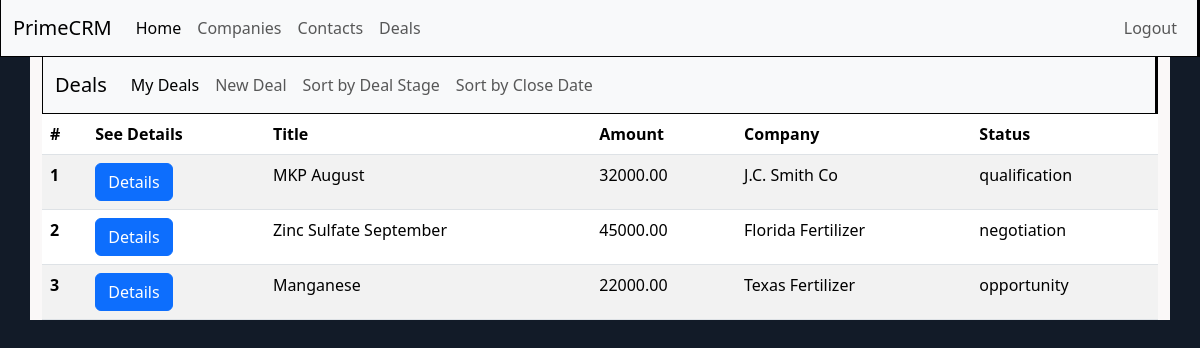
/crm/deals/ (signed in), run on the app's committed database.
### crm/models.py (models this page shows, shortened)
class Deal(models.Model):
    status_choices = [
        ('opportunity', '1-Opportunity'),
        ('qualification', '2-Qualification'),
        ('negotiation', '3-Negotiation'),
        ('closed', 'Closed (Won)'),
        ('Lost', 'Closed (Lost)'),
    ]
    title = models.CharField(max_length=200)
    expectedclosedate = models.DateField(auto_now=False, auto_now_add=False)
    amount = models.DecimalField(max_digits=20, decimal_places=2)
    company = models.ForeignKey(Company, on_delete=models.CASCADE)
    notes = models.TextField()
    status = models.CharField(max_length=20, choices=status_choices, default='opportunity')
    author = models.ForeignKey(User, on_delete=models.CASCADE, null=True, blank=True)

class Company(models.Model):
    name = models.CharField(max_length=100)
    industry = models.CharField(max_length=100, blank=True, null=True)
    phone = models.CharField(max_length=50, blank=True, null=True)
    notes = models.TextField()
    addressLineOne = models.CharField(max_length=100, blank=True, null=True)
    city = models.CharField(max_length=50, blank=True, null=True)
    stateProv = models.CharField(max_length=50, blank=True, null=True)
    zipcode = models.CharField(max_length=20, blank=True, null=True)
    author = models.ForeignKey(User, on_delete=models.CASCADE, null=True, blank=True)
    def __str__(self):
        return self.name

### crm/views.py (the view)
# urls.py: path("deals/", views.DealList.as_view(), name = "deal_list"),
class DealList(ListView):
    template_name = "crm/deallist.html"
    model = Deal
    def get_queryset(self):
        logged_user = self.request.user
        return Deal.objects.filter(author = logged_user)

### templates/crm/deallist.html (shortened to what this page needs)
{% extends 'base.html' %}
{% block content %}
{% include 'crm/dealnavbar.html' %}
<table class="table table-striped table-responsive">
  <thead>
    <tr>
      <th scope="col">#</th>
      <th scope="col">See Details</th>
      <th scope="col">Title</th>
      <th scope="col">Amount </th>
      <th scope="col">Company</th>
      <th scope="col">Status</th>
    </tr>
  </thead>
  <tbody>
    {% for deal in deal_list %}
    <tr>
      <th scope="row">{{deal.id}}</th>
      <td><a href=" {% url 'dealdetail' deal.id %}" class="btn btn-primary"> Details </a></td>
      <td>{{deal.title}}</td>
      <td>{{deal.amount}}</td>
      <td>{{deal.company}}</td>
      <td>{{deal.status}}</td>
    </tr>
    {% endfor %}
  </tbody>
</table>
{% endblock content %}

### static/css/base.css (style rules this page uses)
body { background-color: #121b28 }

### data on the page
Deal: id "1", title "MKP August", amount "32000.00", company "J.C. Smith Co", status "qualification"
Deal: id "2", title "Zinc Sulfate September", amount "45000.00", company "Florida Fertilizer", status "negotiation"
Deal: id "3", title "Manganese", amount "22000.00", company "Texas Fertilizer", status "opportunity"
